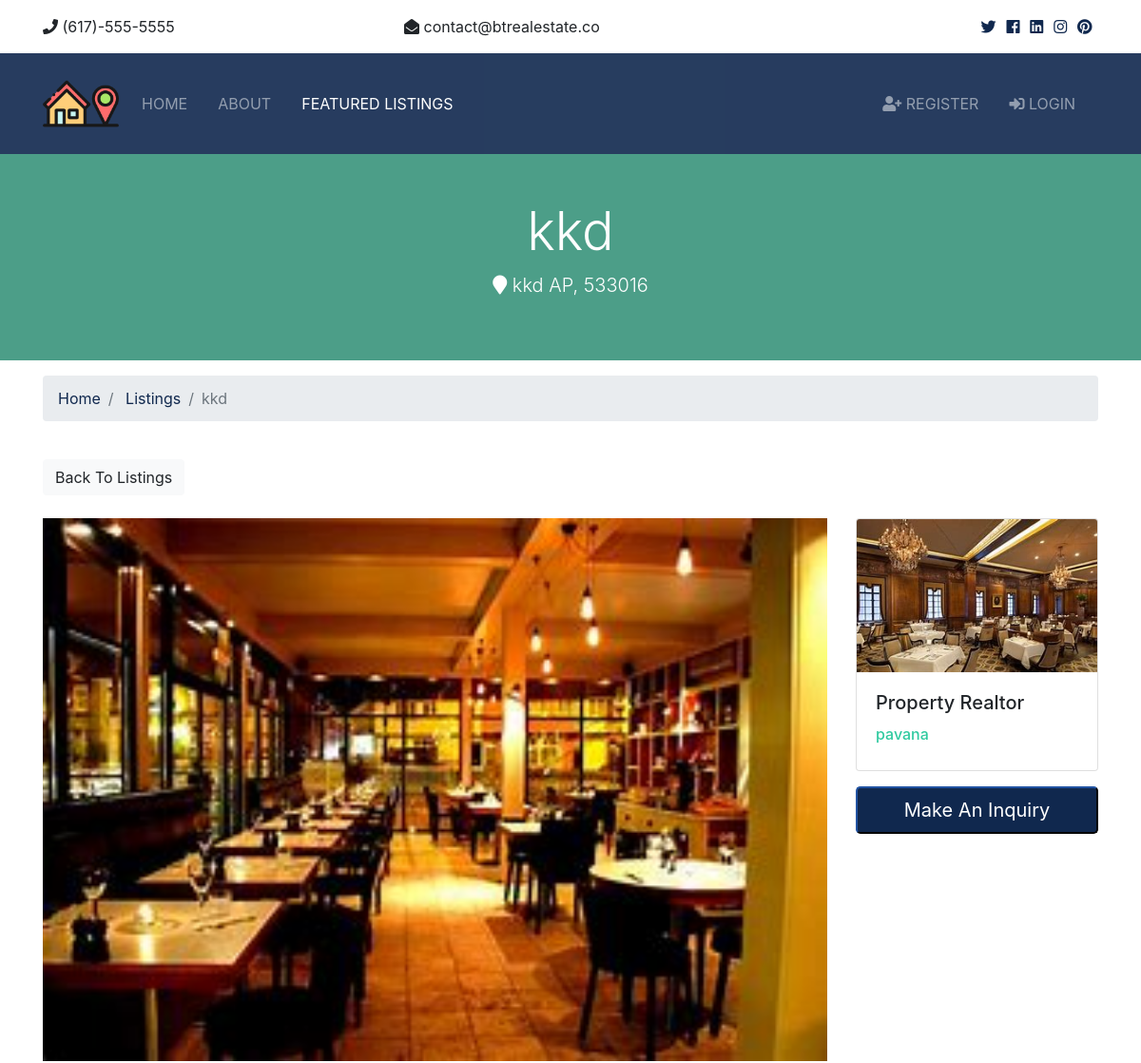
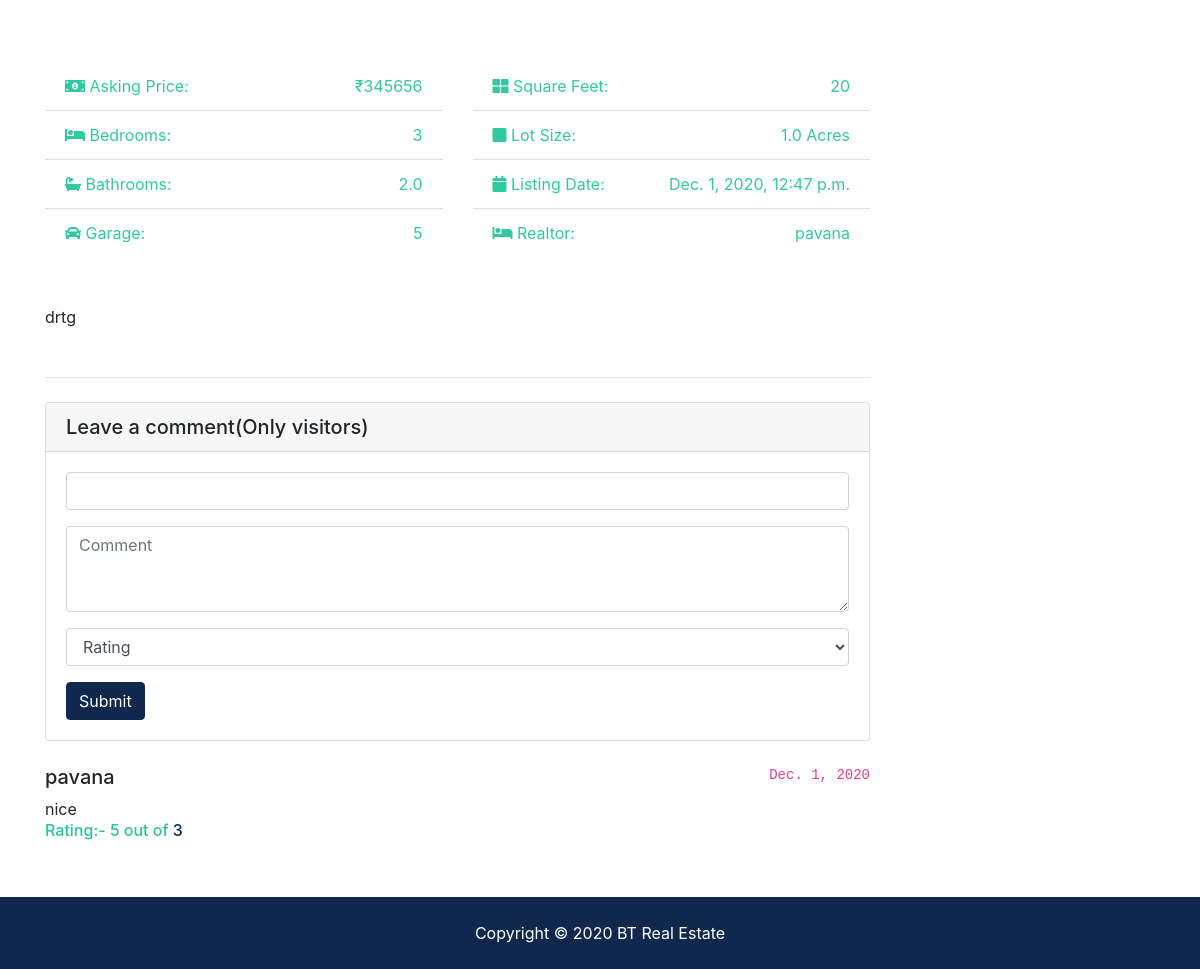
Page /listings/1 on the committed database (2 pictures, top to bottom).
### listings/models.py (models this page shows, shortened)
class Listing(models.Model):
    realtor = models.ForeignKey(Realtor,on_delete = models.DO_NOTHING)
    title = models.CharField(max_length=255)
    city = models.CharField(max_length=255)
    state = models.CharField(max_length=200)
    zipcode = models.CharField(max_length=20)
    description = models.TextField(blank = True)
    price = models.IntegerField()
    bedrooms = models.IntegerField()
    bathrooms = models.DecimalField(max_digits=2,decimal_places=1)
    garage = models.IntegerField(default=0)
    sqft = models.IntegerField()
    lot_size = models.DecimalField(max_digits=5,decimal_places=1)
    photo_main = models.ImageField(upload_to = 'photos/%Y/%m/%d/')
    photo_1 = models.ImageField(upload_to = 'photos/%Y/%m/%d/',blank = True)
    photo_2 = models.ImageField(upload_to = 'photos/%Y/%m/%d/',blank = True)
    photo_3 = models.ImageField(upload_to = 'photos/%Y/%m/%d/',blank = True)
    photo_4 = models.ImageField(upload_to = 'photos/%Y/%m/%d/',blank = True)
    photo_5 = models.ImageField(upload_to = 'photos/%Y/%m/%d/',blank = True)
    photo_6 = models.ImageField(upload_to = 'photos/%Y/%m/%d/',blank = True)
    is_published = models.BooleanField(default=True)
    list_date = models.DateTimeField(default = datetime.now, blank = True)

class Comment(models.Model):
    name = models.CharField(max_length=100)
    message = models.TextField('message')
    stars = models.IntegerField(validators=[MinValueValidator(1), MaxValueValidator(5)])
    proid = models.ForeignKey(Listing, on_delete = models.CASCADE, related_name= "id+")
    date_comment = models.DateField(default = date.today)

### realtors/models.py (models this page shows)
class Realtor(models.Model):
    name = models.CharField(max_length=200)
    photo = models.ImageField(upload_to = 'photos/%Y/%m/%d/')
    description = models.TextField(blank = True)
    phone = models.CharField(max_length=20)
    email = models.CharField(max_length=50)
    is_mvp = models.BooleanField(default=False)
    hire_date = models.DateTimeField(default = datetime.now,blank = True)
    def __str__(self):
        return self.name

### listings/views.py (the view, shortened to what this page needs)
# urls.py: path('<int:listing_id>', views.listing, name = 'listing'),
def listing(request, listing_id):
    listing = get_object_or_404(Listing, pk = listing_id)
    comment = Comment.objects.all().filter(proid = listing_id)
    context = {
        'listing' : listing,
        'comments':comment
    }
    return render(request,'listings/listing.html',context)

### templates/listings/listing.html (shortened to what this page needs)
{% extends 'base.html' %}
{%load humanize %}
{% block content %}
        <section id="showcase-inner" class="py-5 text-white">
                <div class="container">
                <div class="row text-center">
                    <div class="col-md-12">
                    <h1 class="display-4">{{listing.title}}</h1>
                    <p class="lead">
                        <i class="fas fa-map-marker"></i> {{listing.city}} {{listing.state}}, {{listing.zipcode}}</p>
                    </div>
                </div>
                </div>
            </section>
            <section id="bc" class="mt-3">
                <div class="container">
                <nav>
                    <ol class="breadcrumb">
                    <li class="breadcrumb-item">
                        <a href="{% url 'index' %}">Home</a>
                    </li>
                    <li class="breadcrumb-item">
                        <a href="{% url 'listings' %}">Listings</a>
                    </li>
                    <li class="breadcrumb-item active">{{listing.title}}</li>
                    </ol>
                </nav>
                </div>
            </section>
            <section id="listing" class="py-4">
                <div class="container">
                <a href="{% url 'listings' %}" class="btn btn-light mb-4">Back To Listings</a>
                <div class="row">
                    <div class="col-md-9">
                    <img src="{{ listing.photo_main.url}}" alt="" class="img-main img-fluid mb-3">
                    <div class="row mb-5 fields">
                        <div class="col-md-6">
                        <ul class="list-group list-group-flush">
                            <li class="list-group-item text-secondary">
                            <i class="fas fa-money-bill-alt"></i> Asking Price:
                            <span class="float-right">₹{{listing.price}}</span>
                            </li>
                            <li class="list-group-item text-secondary">
                            <i class="fas fa-bed"></i> Bedrooms:
                            <span class="float-right">{{listing.bedrooms}}</span>
                            </li>
                            <li class="list-group-item text-secondary">
                            <i class="fas fa-bath"></i> Bathrooms:
                            <span class="float-right">{{listing.bathrooms}}</span>
                            </li>
                            <li class="list-group-item text-secondary">
                            <i class="fas fa-car"></i> Garage:
                            <span class="float-right">{{listing.garage}}
                            </span>
                            </li>
                        </ul>
                        </div>
                        <div class="col-md-6">
                        <ul class="list-group list-group-flush">
                            <li class="list-group-item text-secondary">
                            <i class="fas fa-th-large"></i> Square Feet:
                            <span class="float-right">{{listing.sqft}}0</span>
                            </li>
                            <li class="list-group-item text-secondary">
                            <i class="fas fa-square"></i> Lot Size:
                            <span class="float-right">{{listing.lot_size}} Acres
                            </span>
                            </li>
                            <li class="list-group-item text-secondary">
                            <i class="fas fa-calendar"></i> Listing Date:
                            <span class="float-right">{{listing.list_date}}</span>
                            </li>
                            <li class="list-group-item text-secondary">
                            <i class="fas fa-bed"></i> Realtor:
                            <span class="float-right">{{listing.realtor}}
                            </span>
                            </li>
                        </ul>
                        </div>
                    </div>
                    <div class="row mb-5">
                        <div class="col-md-12">
                       {{listing.description}}
                        </div>
                    </div>
                    <hr>
                    <div class="card my-4">
                        <h5 class="card-header">
                            Leave a comment(Only visitors)
                        </h5>
                        <div class="card-body">
                            <form action = "{% url 'listing' listing.id %}" method="POST">
                                <div class="form-group">
                                    <input type="text" class = "form-control"  name = "name"
                                    required>
                                </div>
                                <div class="form-group">
                                    <textarea name="message"  rows="3"` class="form-control" placeholder="Comment"></textarea>
                                </div>
                                <div class="form-group">
                                    <select name="stars" class="form-control">
                                        <option selected="true" disabled="disabled">Rating</option>
                                    </select>
                                  </div>
                                <button type="submit" class="btn btn-primary">Submit</button>
                            </form>
                        </div>
                    </div>
                    {% for comm in comments %}
                    <div class="media mb-4">
                        <div class="media-body">
                             <h5 class="mt-0">{{comm.name}}</h5>
                             {{comm.message}}
                             <h6 class = "text-success">Rating:-  5 out of <span class = "text-primary">{{comm.stars}}</span></h6>
                        </div>
                        <code>{{comm.date_comment}}</code>
                    </div>
                    {% empty %}
                    <p>No comments yet</p>
                    {% endfor %}
                    </div>
                    <div class="col-md-3">
                    <div class="card mb-3">
                        <img class="card-img-top" src="{{ listing.realtor.photo.url }}" alt="">
                        <div class="card-body">
                        <h5 class="card-title">Property Realtor</h5>
                        <h6 class="text-secondary">{{listing.realtor}}</h6>
                        </div>
                    </div>
                    <button class="btn-primary btn-block btn-lg" data-toggle="modal" data-target="#inquiryModal">Make An Inquiry</button>
                    </div>
                </div>
                </div>
            </section>
{% endblock %}

### templates/base.html (shortened to what this page needs)
{% load static %}
<!DOCTYPE html>
<html lang="en">
  <head>
    <link rel="stylesheet" href="{% static 'css/all.css' %}" />
    <link rel="stylesheet" href="{% static 'css/bootstrap.css' %}" />
    <link rel="stylesheet" href="{% static 'css/style.css' %}" />
    <link rel="stylesheet" href="{% static 'css/lightbox.min.css' %}" />
  </head>
  <body>
    {% include 'partials/_topbar.html' %}
    {% include 'partials/_navbar.html' %}
    {% block content %} {% endblock %}
    {% include 'partials/_footer.html' %}
  </body>
</html>

### templates/partials/_topbar.html
  <section id="top-bar" class="p-3">
        <div class="container">
          <div class="row">
            <div class="col-md-4">
              <i class="fas fa-phone"></i> (617)-555-5555
            </div>
            <div class="col-md-4">
              <i class="fas fa-envelope-open"></i> contact@btrealestate.co
            </div>
            <div class="col-md-4">
              <div class="social text-right">
                <a href="#">
                  <i class="fab fa-twitter"></i>
                </a>
                <a href="#">
                  <i class="fab fa-facebook"></i>
                </a>
                <a href="#">
                  <i class="fab fa-linkedin"></i>
                </a>
                <a href="#">
                  <i class="fab fa-instagram"></i>
                </a>
                <a href="#">
                  <i class="fab fa-pinterest"></i>
                </a>
              </div>
            </div>
          </div>
        </div>
      </section>

### templates/partials/_navbar.html (shortened to what this page needs)
{% load static %}
<nav class="navbar navbar-expand-lg navbar-dark bg-primary sticky-top">
       <div class="container">
         <a class="navbar-brand" href="{% url 'index' %}">
           <img src="{% static 'img/logo.png'%}" class="logo" alt="">
         </a>
         <div class="collapse navbar-collapse" id="navbarNavAltMarkup">
           <ul class="navbar-nav">
             <li
              {% if '/' == request.path %}
               class="nav-item active mr-3"
              {% else %}
               class="nav-item mr-3"
              {% endif %}
             >
               <a  class = "nav-link" href="{% url 'index' %}">Home</a>
             </li>
             <li
             {% if 'about' in request.path %}
              class="nav-item active mr-3"
             {% else %}
              class="nav-item mr-3"
             {% endif %}
            >
               <a class = "nav-link" href="{% url 'about' %}">About</a>
             </li>
             <li
             {% if 'listing' in request.path %}
              class="nav-item active mr-3"
             {% else %}
              class="nav-item mr-3"
             {% endif %}
             >
               <a class="nav-link" href="{% url 'listings' %}">Featured Listings</a>
             </li>
           </ul>
           <ul class="navbar-nav ml-auto">
             {% if user.is_authenticated %}
                <li
                {% if 'dashboard' in request.path %}
                  class="nav-item active mr-3"
                {% else %}
                  class="nav-item mr-3"
                {% endif %}
                >
                  <a class="nav-link" href="{% url 'dashboard' %}">
                    Welcome {{ user.username }} (Dashboard)</a>
                </li>
                <li class="nav-item mr-3">
                  <a
                  href="javascript:{document.getElementById('logout').submit()}"
                  class="nav-link">
                  <i class="fas fa-sign-out-alt"></i>Logout
                </a>
                <form action="{% url 'logout' %}" method = "POST" id="logout">
                  {% csrf_token %}
                  <input type="hidden">
                </form>
                </li>
             {% else %}
                <li
                {% if 'register' in request.path %}
                  class="nav-item active mr-3"
                {% else %}
                  class="nav-item mr-3"
                {% endif %}
                >
                  <a class="nav-link" href="{% url 'register' %}">
                    <i class="fas fa-user-plus"></i> Register</a>
                </li>
                <li
                  {% if 'login' in request.path %}
                    class="nav-item active mr-3"
                  {% else %}
                    class="nav-item mr-3"
                  {% endif %}
                  >
                  <a class="nav-link" href="{% url 'login'%}">
                    <i class="fas fa-sign-in-alt"></i>
                    Login</a>
                </li>
              {% endif %}
           </ul>
         </div>
       </div>
     </nav>

### templates/partials/_footer.html
 <footer id="main-footer" class="py-4 bg-primary text-white text-center">
        Copyright &copy;
        <span class="year"></span> BT Real Estate
      </footer>

### static/css/all.css (style rules this page uses)
.fa, .fas, .far, .fal, .fab { -moz-osx-font-smoothing: grayscale; -webkit-font-smoothing: antialiased; display: inline-block; font-style: normal; font-variant: normal; text-rendering: auto; line-height: 1; }
.fa-bath:before { content: "\f2cd"; }
.fa-bed:before { content: "\f236"; }
.fa-calendar:before { content: "\f133"; }
.fa-car:before { content: "\f1b9"; }
.fa-envelope-open:before { content: "\f2b6"; }
.fa-facebook:before { content: "\f09a"; }
.fa-instagram:before { content: "\f16d"; }
.fa-linkedin:before { content: "\f08c"; }
.fa-map-marker:before { content: "\f041"; }
.fa-money-bill-alt:before { content: "\f3d1"; }
.fa-phone:before { content: "\f095"; }
.fa-pinterest:before { content: "\f0d2"; }
.fa-sign-in-alt:before { content: "\f2f6"; }
.fa-square:before { content: "\f0c8"; }
.fa-th-large:before { content: "\f009"; }
.fa-twitter:before { content: "\f099"; }
.fa-user-plus:before { content: "\f234"; }
.fab { font-family: 'Font Awesome 5 Brands'; }
.fa, .fas { font-family: 'Font Awesome 5 Free'; font-weight: 900; }

### static/css/style.css (style rules this page uses)
img { width: 100%; }
.logo { width: 80px; }
.navbar { opacity: 0.9; text-transform: uppercase; }
.social a { margin-right: 0.4rem; }
#showcase-inner { background: url(../img/building.jpg) no-repeat top center fixed/cover; position: relative; overflow: hidden; min-height: 200px; }
#showcase-inner::before { content: ''; position: absolute; top: 0; left: 0; min-height: 100%; width: 100%; background: rgba(32, 134, 107, 0.8); }

### rows in the picture
Listing: title "kkd", city "kkd", state "AP", zipcode "533016", photo_main (picture), price "345656", bedrooms "3", bathrooms "2.0", garage "5", sqft "2", lot_size "1.0", list_date "Dec. 1, 2020, 12:47 p.m.", realtor "pavana", description "drtg", realtor.photo (picture)
Comment: name "pavana", message "nice", stars "3", date_comment "Dec. 1, 2020"
